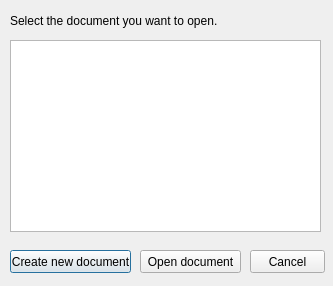
<?xml version="1.0" encoding="UTF-8"?>
<ui version="4.0">
 <class>SharedDocumentsExplorer</class>
 <widget class="QDialog" name="SharedDocumentsExplorer">
  <property name="geometry">
   <rect>
    <x>0</x>
    <y>0</y>
    <width>333</width>
    <height>286</height>
   </rect>
  </property>
  <property name="windowTitle">
   <string>Shared Documents Explorer</string>
  </property>
  <widget class="QPushButton" name="newDocumentButton">
   <property name="geometry">
    <rect>
     <x>10</x>
     <y>250</y>
     <width>121</width>
     <height>23</height>
    </rect>
   </property>
   <property name="text">
    <string>Create new document</string>
   </property>
  </widget>
  <widget class="QPushButton" name="openDocumentButton">
   <property name="geometry">
    <rect>
     <x>140</x>
     <y>250</y>
     <width>101</width>
     <height>23</height>
    </rect>
   </property>
   <property name="text">
    <string>Open document</string>
   </property>
  </widget>
  <widget class="QPushButton" name="cancelButton">
   <property name="geometry">
    <rect>
     <x>250</x>
     <y>250</y>
     <width>75</width>
     <height>23</height>
    </rect>
   </property>
   <property name="text">
    <string>Cancel</string>
   </property>
  </widget>
  <widget class="QTableView" name="documentsView">
   <property name="geometry">
    <rect>
     <x>10</x>
     <y>40</y>
     <width>311</width>
     <height>192</height>
    </rect>
   </property>
  </widget>
  <widget class="QLabel" name="statusLabel">
   <property name="geometry">
    <rect>
     <x>10</x>
     <y>10</y>
     <width>231</width>
     <height>21</height>
    </rect>
   </property>
   <property name="text">
    <string>Select the document you want to open.</string>
   </property>
  </widget>
 </widget>
 <resources/>
 <connections/>
</ui>
